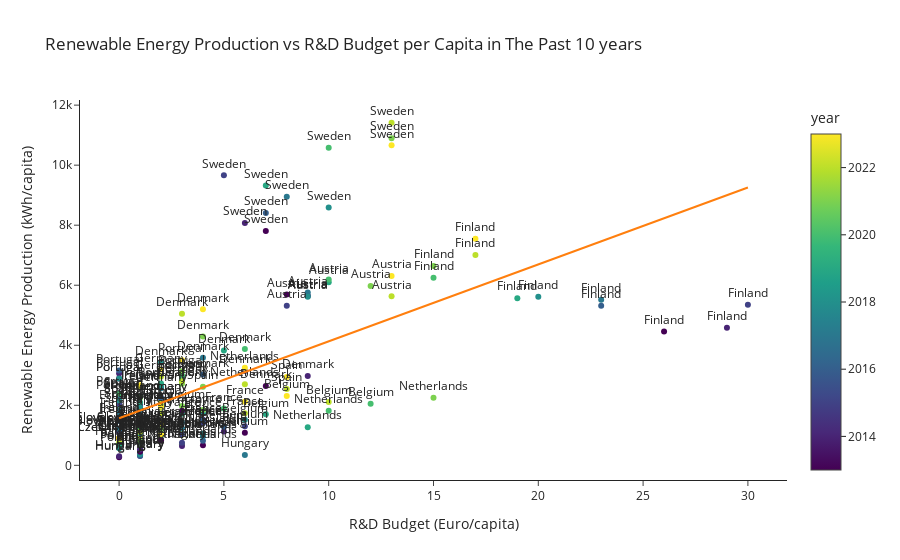

Source (notebook cell):
### Code cell
import plotly.express as px

fig = px.scatter(merged_df, x="budget_(Euro/capita)", y="value_(kWh/capita)", color="year", text="country_name",
           trendline="ols", template="simple_white", title='Renewable Energy Production vs R&D Budget per Capita in The Past 10 years')

fig.update_traces(textposition="top center")

fig.update_layout(
    xaxis_title= "R&D Budget (Euro/capita)",
    yaxis_title= "Renewable Energy Production (kWh/capita)",
    legend_title_text= "Year"
)

fig.show()

### Figure 1 — Plotly figure (JSON) as saved in the notebook; plotly's stock layout.template omitted (floating-point values rounded to 4 significant figures; data arrays with more than 128 entries replaced by an {"elided": "..."} marker saying what was removed)
{"data": [{"hovertemplate": "budget_(Euro/capita)=%{x}<br>value_(kWh/capita)=%{y}<br>country_name=%{text}<br>year=%{marker.color}<extra></extra>", "legendgroup": "", "marker": {"color": {"elided": "187 int values"}, "coloraxis": "coloraxis", "symbol": "circle"}, "mode": "markers+text", "name": "", "orientation": "v", "showlegend": false, "text": {"elided": "187 str values"}, "textposition": "top center", "type": "scatter", "x": {"elided": "187 int values"}, "xaxis": "x", "y": {"elided": "187 int values"}, "yaxis": "y"}, {"hovertemplate": "<b>OLS trendline</b><br>value_(kWh/capita) = 256.308 * budget_(Euro/capita) + 1566.54<br>R<sup>2</sup>=0.370924<br><br>budget_(Euro/capita)=%{x}<br>value_(kWh/capita)=%{y} <b>(trend)</b><extra></extra>", "legendgroup": "", "marker": {"symbol": "circle"}, "mode": "lines", "name": "", "showlegend": false, "textposition": "top center", "type": "scatter", "x": {"elided": "187 int values"}, "xaxis": "x", "y": {"elided": "187 float values"}, "yaxis": "y"}], "layout": {"coloraxis": {"colorbar": {"title": {"text": "year"}}, "colorscale": [[0, "#440154"], [0.1111, "#482878"], [0.2222, "#3e4989"], [0.3333, "#31688e"], [0.4444, "#26828e"], [0.5556, "#1f9e89"], [0.6667, "#35b779"], [0.7778, "#6ece58"], [0.8889, "#b5de2b"], [1, "#fde725"]]}, "legend": {"title": {"text": "Year"}, "tracegroupgap": 0}, "title": {"text": "Renewable Energy Production vs R&D Budget per Capita in The Past 10 years"}, "xaxis": {"anchor": "y", "domain": [0, 1], "title": {"text": "R&D Budget (Euro/capita)"}}, "yaxis": {"anchor": "x", "domain": [0, 1], "title": {"text": "Renewable Energy Production (kWh/capita)"}}}}
